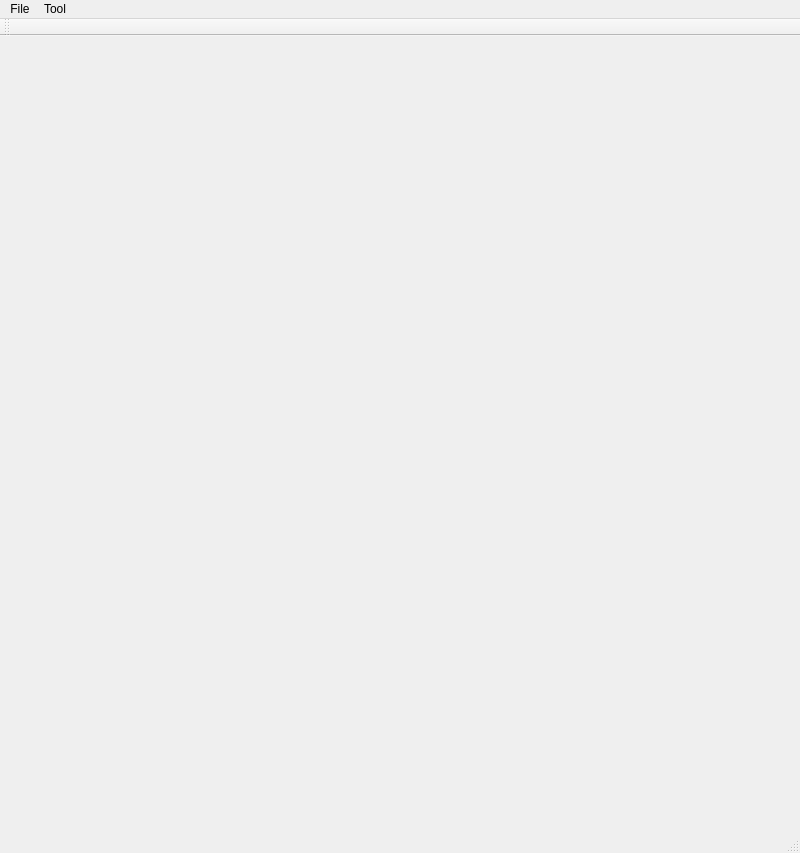
<?xml version="1.0" encoding="UTF-8"?>
<ui version="4.0">
 <class>MainWindowClass</class>
 <widget class="QMainWindow" name="MainWindowClass">
  <property name="geometry">
   <rect>
    <x>0</x>
    <y>0</y>
    <width>800</width>
    <height>853</height>
   </rect>
  </property>
  <property name="windowTitle">
   <string>Window Position Tool</string>
  </property>
  <widget class="QWidget" name="centralWidget"/>
  <widget class="QMenuBar" name="menuBar">
   <property name="geometry">
    <rect>
     <x>0</x>
     <y>0</y>
     <width>800</width>
     <height>21</height>
    </rect>
   </property>
   <widget class="QMenu" name="menuFile">
    <property name="title">
     <string>File</string>
    </property>
    <addaction name="actionExit"/>
   </widget>
   <widget class="QMenu" name="menuTool">
    <property name="title">
     <string>Tool</string>
    </property>
    <addaction name="actionStart"/>
    <addaction name="actionNext"/>
    <addaction name="actionPrevious"/>
   </widget>
   <addaction name="menuFile"/>
   <addaction name="menuTool"/>
  </widget>
  <widget class="QToolBar" name="mainToolBar">
   <attribute name="toolBarArea">
    <enum>TopToolBarArea</enum>
   </attribute>
   <attribute name="toolBarBreak">
    <bool>false</bool>
   </attribute>
  </widget>
  <widget class="QStatusBar" name="statusBar"/>
  <action name="actionExit">
   <property name="text">
    <string>Exit</string>
   </property>
  </action>
  <action name="actionStart">
   <property name="text">
    <string>Start Over</string>
   </property>
  </action>
  <action name="actionNext">
   <property name="text">
    <string>Next</string>
   </property>
   <property name="shortcut">
    <string>N</string>
   </property>
  </action>
  <action name="actionPrevious">
   <property name="text">
    <string>Previous</string>
   </property>
   <property name="shortcut">
    <string>P</string>
   </property>
  </action>
 </widget>
 <layoutdefault spacing="6" margin="11"/>
 <resources>
  <include location="MainWindow.qrc"/>
 </resources>
 <connections/>
</ui>
